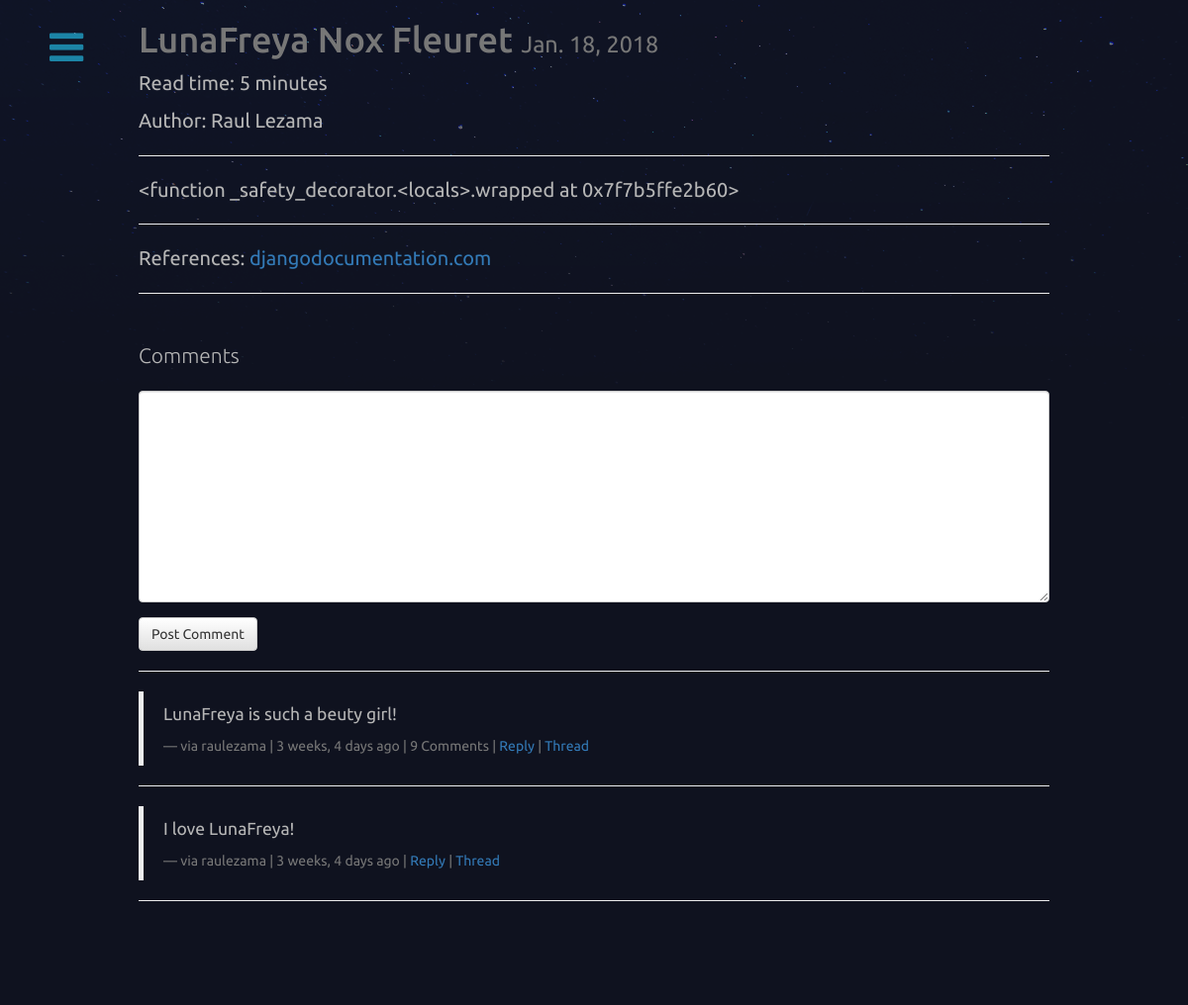
/lunafreya-nox-fleuret/ (signed in), run on the app's committed database.
### posts/models.py (models this page shows, shortened)
class Post(models.Model):
    user = models.ForeignKey(settings.AUTH_USER_MODEL, default=1)
    title = models.CharField(max_length=120)
    slug = models.SlugField(unique=True)
    image = models.ImageField(upload_to=upload_location, #Use FileField for test or install Pillow from the beginning for ImageField
            null=True,
            blank=True,
            width_field ="width_field",
            height_field ="height_field") #Shows in the admin the height and width of the uploaded picture / It does not work with FileField
    height_field = models.IntegerField(default=0)
    width_field = models.IntegerField(default=0)
    content = models.TextField()
    draft = models.BooleanField(default= False)
    publish = models.DateField(auto_now=False, auto_now_add=False)
    read_time = models.IntegerField(default=0)#models.TimeField(null=True, blank=True)
    updated = models.DateTimeField(auto_now= True, auto_now_add = False)
    timestamp = models.DateTimeField(auto_now = False, auto_now_add=True)
    references = models.CharField(max_length = 300, blank=True, null=True)
    objects = PostManager() #Asigning a value of the new .all() parameter
    def get_absolute_url(self):
        return reverse("posts:detail", kwargs={"slug":self.slug})
    class Meta:
        ordering = ["-timestamp", "-updated"] #or by ID
    def get_markdown(self):
        content = self.content
        return mark_safe(markdown(content))
    @property
    def comments(self):
        instance = self
        qs = Comment.objects.filter_by_instance(instance)
        return qs
    @property
    def get_content_type(self):
        instance = self
        content_type = ContentType.objects.get_for_model(instance.__class__)
        return content_type

### comments/models.py (models this page shows, shortened)
class Comment(models.Model):
    user = models.ForeignKey(settings.AUTH_USER_MODEL, default=1)
    content_type = models.ForeignKey(ContentType, on_delete=models.CASCADE)
    object_id = models.PositiveIntegerField()
    content_object = GenericForeignKey('content_type', 'object_id') #In this case is gonna be a postObject
    parent = models.ForeignKey("self", null=True, blank=True)
    content = models.TextField()
    timestamp = models.DateTimeField(auto_now_add=True)
    objects = CommentManager()
    class Meta:
        ordering = ['timestamp']
    def get_absolute_url(self):
        return reverse("comments:thread", kwargs={"id":self.id})
    def children(self): #replies
        return Comment.objects.filter(parent=self)

### posts/views.py (the view, shortened to what this page needs)
# urls.py: url(r'^(?P<slug>[\w-]+)/$', views.post_detail, name= 'detail'),
def post_detail(request, slug=None):
    instance = get_object_or_404(Post, slug=slug)
    if instance.draft or instance.publish > timezone.now().date():
        if not request.user.is_staff or not request.user.is_superuser:
            raise Http404
    share_string = quote_plus(instance.content)
    initial_data = {
            "content_type": instance.get_content_type,
            "object_id": instance.id
    }
    form = CommentForm(request.POST or None, initial=initial_data)
    comments = instance.comments #Comment.objects.filter_by_instance(instance) with the qs of the commentsManager
    context = {
        "title":instance.title,
        "instance": instance,
        "share_string": share_string,
        "comments":comments,
        "comment_form":form,
    }
    return render(request, "post_detail.html",context)

### comments/forms.py
class CommentForm(forms.Form):
    content_type = forms.CharField(widget = forms.HiddenInput)
    object_id = forms.IntegerField(widget= forms.HiddenInput)
    content = forms.CharField(label= '',widget= forms.Textarea)

### comments/models.py (called while the page is built)
    def filter_by_instance(self, instance):
        content_type = ContentType.objects.get_for_model(instance.__class__)
        obj_id = instance.id
        qs = super(CommentManager, self).filter(content_type=content_type, object_id= obj_id).filter(parent=None) #comment.objects
        return qs

### posts/templatetags/urlify.py (called while the page is built)
@register.filter
def urlify(value):
    return quote_plus(value)

### templates/post_detail.html (shortened to what this page needs)
{% extends "base.html" %}
{% load urlify %}
{% load crispy_forms_tags %}
{% block content %}
<div class="col-lg-10 col-lg-offset-1 col-md-12 col-sm-12 ">
    <h1> {{ title }} <small>{% if instance.draft %}<span style="color:red;">Draft </span>{% endif %}{{ instance.publish }}</small></h1>
    <p>Read time:  {% if instance.read_time <= 1 %}Less than 1 minute {% else %}{{ instance.read_time }} minutes {% endif %}</p>
    {% if instance.user.get_full_name %}
        <p>Author: {{ instance.user.get_full_name }}</p>
    {% endif %}
    <p><div class="fb-like" data-href="{{ request.build_absolute_uri }}" data-layout="button_count" data-action="like" data-size="small" data-show-faces="false" data-share="true"></div><hr></p>
        <div class="row">
        <div class="col-sm-12">
       <div class="post-detail-item">{{ instance.get_markdown }}</div>
        <hr>
        <p>References: <a href="{{ instance.references }}">{{ instance.references }}</a></p>
        <hr>
        <br/>
        <div>
            <p class="lead">Comments</p>
            {% if request.user.is_authenticated %}
            <form action="." method="POST">
            {{ comment_form|crispy }}
            <input type="submit" value="Post Comment" class="btn btn-default">
            </form>
            {% else %}
            <p>You must login to comment </p>
            {% endif %}
            <hr/>
            {% for comment in comments %}
            <blockquote class="blockquote">
                <p class="mb-0">{{ comment.content }}</p>
                <footer class="blockquote-footer">via {{ comment.user }} | {{ comment.timestamp|timesince }} ago | {% if comment.children.count > 0 %} {{ comment.children.count }} Comment{% if comment.children.count > 1 %}s{% endif %}  | {% endif %} <a class="comment-reply-btn" href="#">Reply</a> | <a class="" href="{{ comment.get_absolute_url }}">Thread</a></footer>
            </blockquote>
                <hr/>
            {% endfor %}
            <br>
            <br>
            <br>
        </div>
        </div>
        </div>
        </div>
{% endblock content %}

### static/css/base.css (style rules this page uses)
h1 { color:#777777; }
body { background-color: #0f121f; background-image: url(/static/stars.png); background-attachment: fixed; background-repeat: no-repeat; background-size: 100%; text-align: justify; color: #b6b6b6; font-size: 2em; overflow-x: hidden; margin:0; padding:0; }
body * { font-family: Ubuntu; }

### data on the page
Post: title "LunaFreya Nox Fleuret", publish "Jan. 18, 2018", read_time "5", user.get_full_name "Raul Lezama", get_markdown "<function _safety_decorator.<locals>.wrapped at 0x7f7b5ffe2b60>", references "djangodocumentation.com"
Comment: content "LunaFreya is such a beuty girl!", user "raulezama", timestamp "3 weeks, 4 days", children.count "9"
Comment: content "I love LunaFreya!", user "raulezama", timestamp "3 weeks, 4 days"
